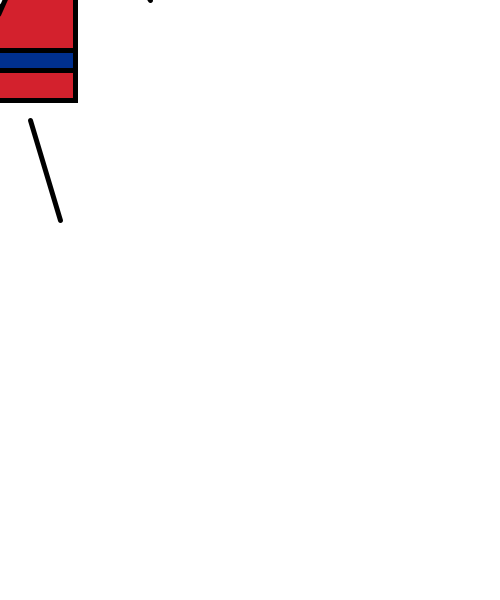
Frame 1 (no input)
Frame 60 (the mouse pressed at the canvas centre just before this capture): identical to frame 1, image omitted
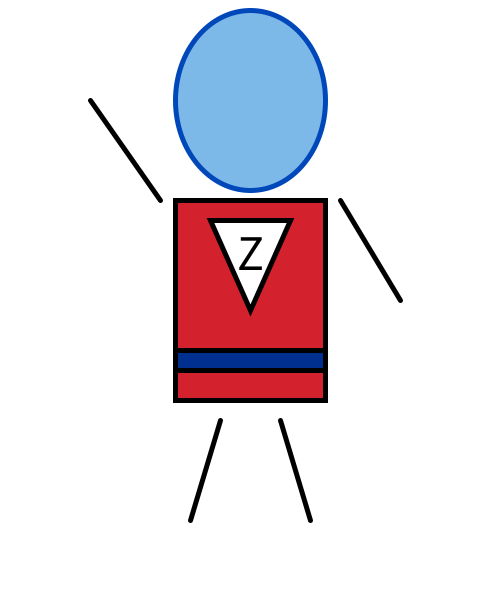
Frame 120 (the mouse held since frame 60 and released just before this capture)

The Processing sketch that drew these frames (run headless with seeded random() and noise(); from frame 60 on, the mouse is pressed at the canvas centre):

// Processing sketch: task2
// ── task2.pde
void setup() { 
  size(500, 600);
  strokeWeight(5);
  rectMode(CENTER);
  ellipseMode(CENTER);
  textSize(50); 
  textAlign(CENTER); 
} 
 
void draw(){
  background(255);
  //Torso
  fill(211, 33, 45);
  rect(mouseX, mouseY, 150, 200); //(250,300)

  //Head
  stroke(0, 72, 186);
  fill(124, 185, 232);
  ellipse(mouseX, mouseY - 200, 150, 180);
  stroke(0);
  fill(255);

  //Limbs
  line(mouseX - 160, mouseY - 200, mouseX - 90, mouseY - 100);
  line(mouseX + 90, mouseY - 100, mouseX + 150, mouseY);
  line(mouseX - 30, mouseY + 120, mouseX - 60, mouseY + 220);
  line(mouseX + 30, mouseY + 120, mouseX + 60, mouseY + 220);

  //Logo Box
  triangle(mouseX - 40, mouseY - 80, mouseX + 40, mouseY - 80, mouseX, mouseY + 10); //(210,220,290,220,250,310)
  
  //Logo
  fill(0);
  text("Z", mouseX, mouseY - 30);

  //Belt
  fill(0, 48, 143);
  rect(mouseX, mouseY + 60, 150, 20);
}
